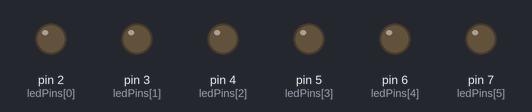
The sketch below on a simulated Arduino Uno, built with avr-gcc and run on an emulated ATmega328P. Parts: output pins drawn as LEDs (lit = HIGH).

Above: at 0.1 s.
At 4.75 s:
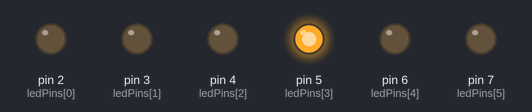
At 9.75 s:
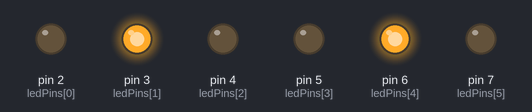
At 19.6 s:
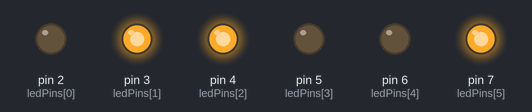
At 29.75 s:
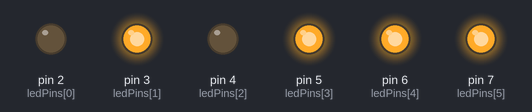
At 39.75 s:
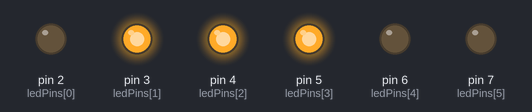
Timing chart, 0 to 40.0 s (numbered marks = the images above):
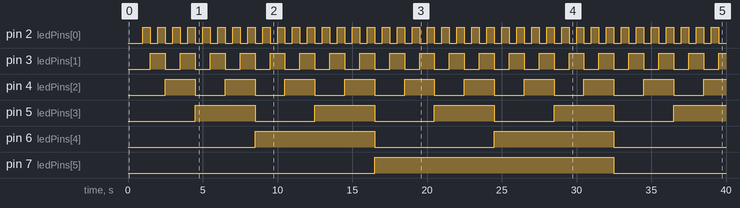

Measured:
- by itself, pin 2 (ledPins[0]): alternates HIGH for 0.50 s and LOW for 0.50 s
- by itself, pin 3 (ledPins[1]): alternates HIGH for 1.0 s and LOW for 1.0 s
- by itself, pin 4 (ledPins[2]): alternates HIGH for 2.0 s and LOW for 2.0 s
- by itself, pin 5 (ledPins[3]): alternates HIGH for 4.0 s and LOW for 4.0 s
- by itself, pin 6 (ledPins[4]): alternates HIGH for 8.0 s and LOW for 8.0 s
- by itself, pin 7 (ledPins[5]): LOW → HIGH at 16.5 s, → LOW 16.0 s later

The sketch:

led_binary_counter1__1_.ino
```cpp
const uint8_t ledPins[] = {2,3,4,5,6, 7}; // LSB on pin 2
const uint8_t NUM_BITS = sizeof(ledPins);
uint8_t counter = 0;
unsigned long lastMillis = 0;
const unsigned long interval = 500;

void setup() {
  for (uint8_t i=0; i<NUM_BITS; ++i) {
    pinMode(ledPins[i], OUTPUT);
    digitalWrite(ledPins[i], LOW);
  }
}

void writeBits(uint8_t value) {
  for (uint8_t i=0; i<NUM_BITS; ++i) {
    bool bit = (value >> i) & 0x01;
    digitalWrite(ledPins[i], bit ? HIGH : LOW);
  }
}

void loop() {
  if (millis() - lastMillis >= interval) {
    lastMillis = millis();
    writeBits(counter);
    counter = (counter + 1) & ((1 << NUM_BITS) - 1);
  }
}
```
